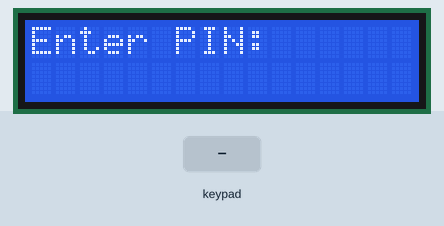
Simulated run of this sketch. Board: ESP8266 (NodeMCU). Shown: 16×2 character LCD. Wiring (inferred from the names in the program): PCF8574 port expander at I2C address 0x20. Wiring (inferred from the signals the program sends): 4×4 keypad with keys 1 2 3 A 4 5 6 B 7 8 9 C * 0 # D: rows Q4, Q5, Q6, Q7; columns Q0, Q1, Q2, Q3. Inputs (shaded band) come from the test bench. WiFi joins after 1.5 s; servers stay silent unless stated; the Firebase database answers and starts empty; what the sketch prints to the serial monitor is not drawn.

Above: at 2.9 s.
3.0 s: keypad keys 0 1 2 3 # pressed 0.4 s apart
At 5.2 s:
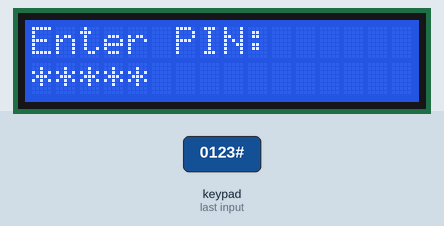
6.5 s: key '1' pressed
At 7.9 s:
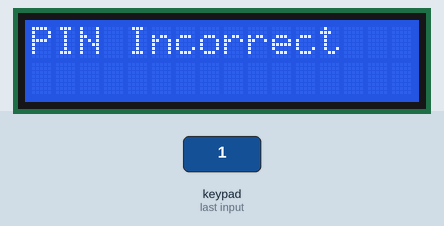
9.5 s: key '2' pressed
At 10.3 s:
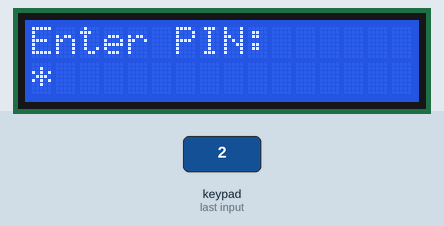
11.0 s: key '3' pressed
At 11.5 s:
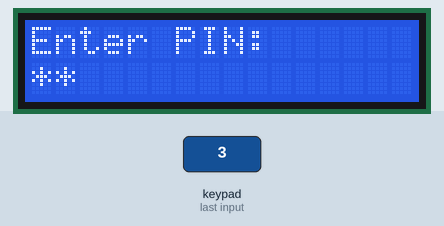
Timing chart, 0 to 13.5 s (numbered marks = the images above; inputs shaded):
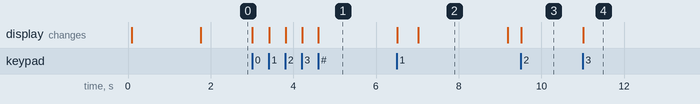

The sketch:

LKplusSL.ino
```cpp
#undef HIGH  // Undefine HIGH to prevent conflict
#include <Wire.h>
#include <Keypad.h>
#include <PCF8574.h>
#include <LiquidCrystal_I2C.h>
#include <ESP8266WiFi.h>
#include <FirebaseESP8266.h>

// I2C Addresses
#define PCF8574_ADDR 0x20
#define LCD_ADDR 0x27

// Define I2C Pins for ESP8266
#define SDA_PIN D2
#define SCL_PIN D1

// Initialize PCF8574
PCF8574 pcf8574(PCF8574_ADDR);

// Initialize LCD
LiquidCrystal_I2C lcd(LCD_ADDR, 16, 2);  // 16x2 LCD

// Define the keypad size
const byte ROWS = 4;
const byte COLS = 4;

// Define the keypad layout
char hexaKeys[ROWS][COLS] = {
  {'1', '2', '3', 'A'},
  {'4', '5', '6', 'B'},
  {'7', '8', '9', 'C'},
  {'*', '0', '#', 'D'}
};

// Define PCF8574 pins for rows and columns
byte rowPins[ROWS] = {0, 1, 2, 3};  // PCF8574 pins P0-P3
byte colPins[COLS] = {4, 5, 6, 7};  // PCF8574 pins P4-P7

// Keypad pin emulation using PCF8574
class KeypadPCF8574 : public Keypad {
public:
  KeypadPCF8574(char *userKeymap, byte *row, byte *col, byte numRows, byte numCols)
    : Keypad(userKeymap, row, col, numRows, numCols) {}

protected:
  void pin_mode(byte pinNum, byte mode) override {
    // PCF8574 library doesn't require explicit pin mode setup
  }
  void pin_write(byte pinNum, bool level) override {
    pcf8574.write(pinNum, level);
  }
  int pin_read(byte pinNum) override {
    return pcf8574.read(pinNum);
  }
};

// Instantiate KeypadPCF8574 object
KeypadPCF8574 customKeypad(makeKeymap(hexaKeys), rowPins, colPins, ROWS, COLS);

// Firebase configuration
#define WIFI_SSID "UbasC"
#define FIREBASE_HOST "https://smartlock-46110-default-rtdb.asia-southeast1.firebasedatabase.app" // Full URL
#define FIREBASE_AUTH "meqpOYjcPQLL2CtuiFIgRUM4YQjU6KJSC4zAqs7E" // Firebase secret token

// Firebase objects
FirebaseData firebaseData;
FirebaseAuth auth; // Empty auth object
FirebaseConfig config;

// Pin connected to the solenoid lock (Relay module)
//#define SOLENOID_PIN D5  // Use GPIO pin D5 (adjust as needed)

// Variables for storing user input
String enteredPin = "";
String correctPin = "";  // Will be fetched from Firebase

void setup() {
  Serial.begin(115200);

  // Initialize I2C for ESP8266
  Wire.begin(SDA_PIN, SCL_PIN);

  // Initialize PCF8574
  if (pcf8574.begin()) {
    Serial.println("PCF8574 Initialized!");
  } else {
    Serial.println("Error initializing PCF8574!");
    while (1);  // Halt if there's an error
  }

  // Initialize LCD
  lcd.begin();
  lcd.backlight();
  lcd.setCursor(0, 0);
  lcd.print("Connecting to Wi-Fi...");

  // Start Wi-Fi connection
  WiFi.begin(WIFI_SSID);

  // Wi-Fi connection timeout
  unsigned long startTime = millis();
  while (WiFi.status() != WL_CONNECTED) {
    if (millis() - startTime > 15000) {  // 15-second timeout
      Serial.println("Failed to connect to Wi-Fi.");
      return;
    }
    Serial.print(".");
    delay(500);
  }
  Serial.println();
  Serial.print("Connected! IP address: ");
  Serial.println(WiFi.localIP());

  // Firebase configuration
  config.database_url = FIREBASE_HOST;
  config.signer.tokens.legacy_token = FIREBASE_AUTH;

  // Initialize Firebase with config and empty auth object
  Firebase.begin(&config, &auth);
  Firebase.reconnectWiFi(true);

  // Fetch correct PIN from Firebase
  Firebase.getString(firebaseData, "/sensors/LockPassword");
  correctPin = firebaseData.stringData();

  // Initialize solenoid pin
  //pinMode(SOLENOID_PIN, OUTPUT);
  //digitalWrite(SOLENOID_PIN, LOW);  // Keep the lock initially in the locked position (LOW)

  // Display message
  lcd.clear();
  lcd.setCursor(0, 0);
  lcd.print("Enter PIN:");
}

void loop() {
  char customKey = customKeypad.getKey();

  if (customKey) {
    // Append the entered key to the PIN
    enteredPin += customKey;

    // Display the entered key on the LCD
    lcd.setCursor(enteredPin.length() - 1, 1);  // Display at the corresponding position
    lcd.print("*");  // Show asterisks for security

    // Check if 6 digits have been entered
    if (enteredPin.length() == 6) {
      delay(500);  // Small delay for readability

      // Compare entered PIN with the correct PIN
      lcd.clear();
      if (enteredPin == correctPin) {
        lcd.setCursor(0, 0);
        lcd.print("PIN Correct");

        // Unlock solenoid
        //digitalWrite(SOLENOID_PIN, HIGH);  // Unlock the solenoid lock
        Firebase.setInt(firebaseData, "/sensors/LockStatus", 0);  // Update Firebase to reflect unlock status
        Serial.println("Lock unlocked");

      } else {
        lcd.setCursor(0, 0);
        lcd.print("PIN Incorrect");

        // Lock solenoid
        //digitalWrite(SOLENOID_PIN, LOW);  // Lock the solenoid lock
        Firebase.setInt(firebaseData, "/sensors/LockStatus", 1);  // Update Firebase to reflect lock status
        Serial.println("Lock locked");
      }

      // Clear entered PIN after checking
      enteredPin = "";

      // Reset the prompt
      delay(2000);  // Display result for 2 seconds
      lcd.clear();
      lcd.setCursor(0, 0);
      lcd.print("Enter PIN:");
    }
  }
}
```

Measured:
- after the input at 3.0 s, the display: first changes at once (image 1 shows a later state)
- after the input at 6.5 s, the display: first changes at once (image 2 shows a later state)
- after the input at 9.5 s, the display: changes at once (image 3)
- after the input at 11.0 s, the display: changes at once (image 4)
- what the display in image 2 shows lasts 2.2 s, from 7.0 s to 9.2 s
